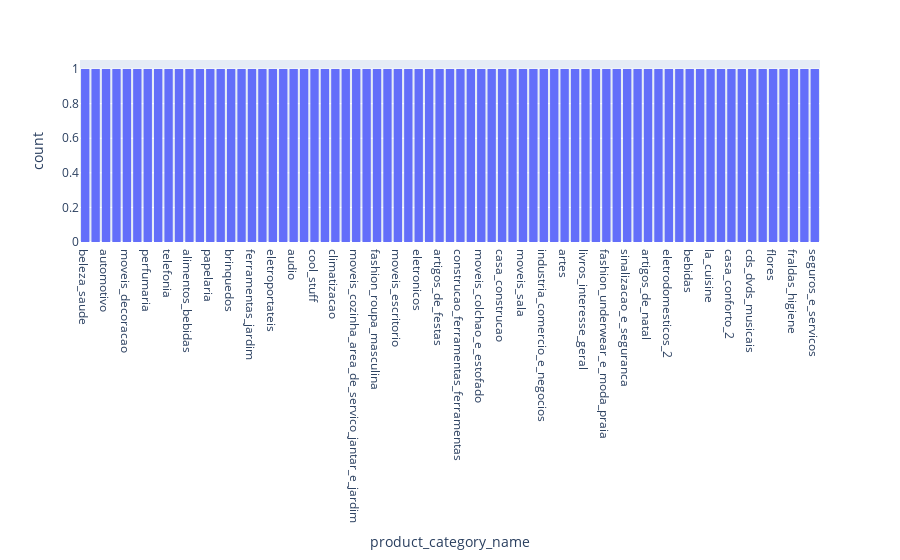
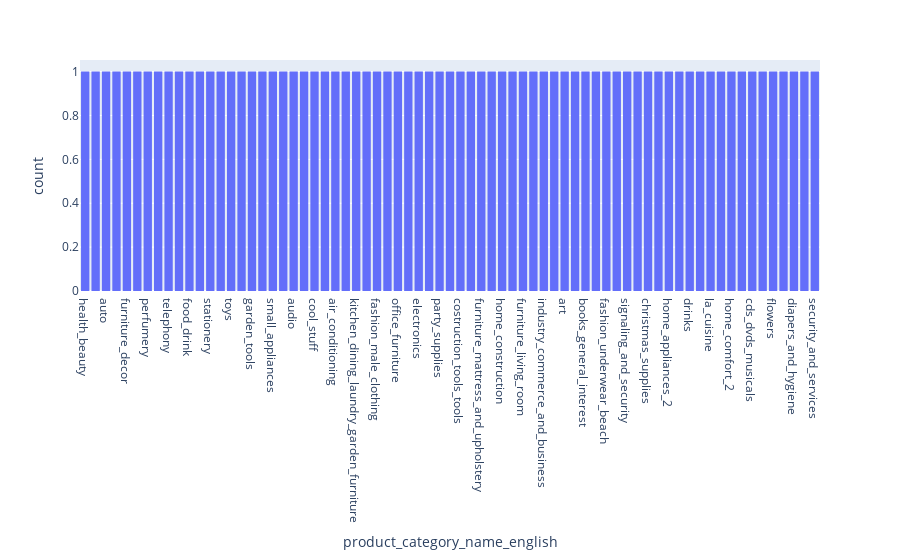
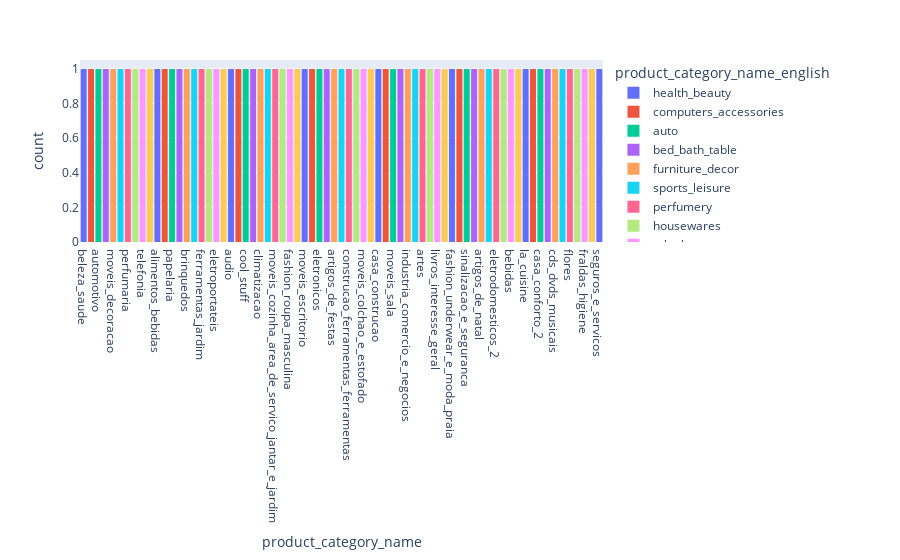
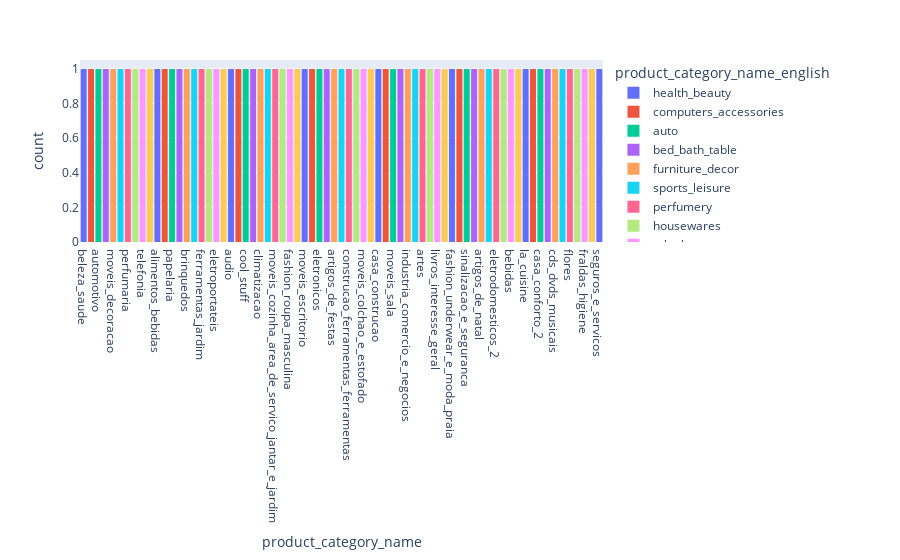

These figures' notebook cell, in order:
### Code cell
#importando a biblioteca
import pandas as pd
import plotly.express as px

#visualização da base
tabela_category = pd.read_csv("product_category_name_translation.csv", sep=",")

#exibição da tabela
display(tabela_category)

# Ordenando os dados por uma coluna específica (por exemplo, 'category_name')
tabela_ordenada = tabela_category.sort_values(by='product_category_name')
display(tabela_ordenada)


#excluir linhas vazias
tabela = tabela_category.dropna()

#vizualizar as informações da tabela
display(tabela_category.info())

#Analisar uma coluna especifica e contar os valores com o value_counts
display(tabela_category["product_category_name"].value_counts())

#calculando o percentual dos valores contados
display(tabela_category["product_category_name"].value_counts(normalize=True))

# Gerando Gráficos com comparações

for coluna in tabela_category.columns:
    #Criando os gráficos da tabela
    grafico = px.histogram(tabela_category, x=coluna)
  #Exibir o gráfico
    grafico.show()

for coluna in tabela_category.columns:
    #Criando os gráficos da tabela
    grafico = px.histogram(tabela_category, x="product_category_name", color="product_category_name_english")
  #Exibir o gráfico
    grafico.show()
